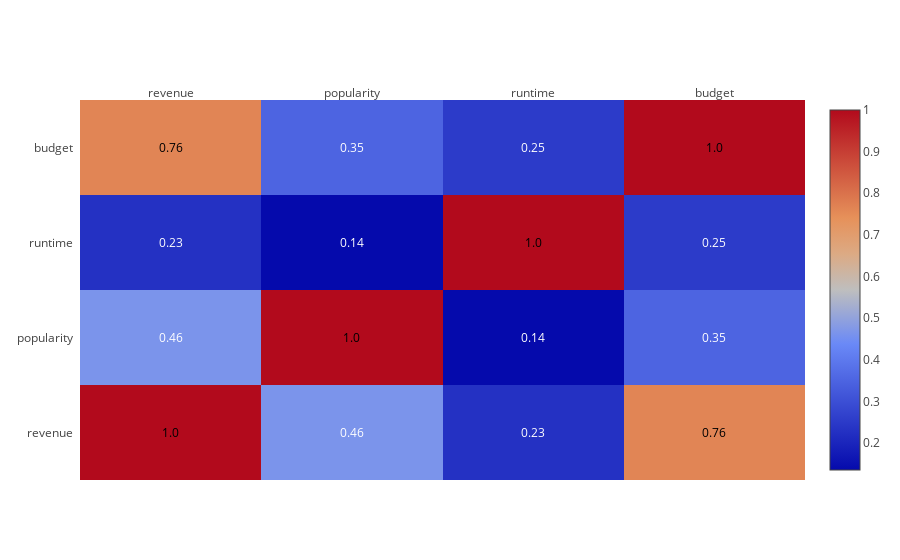

Here is the notebook cell this chart was saved with:
### Code cell
corrs = df[["revenue","popularity","runtime","budget"]].corr()
figure = ff.create_annotated_heatmap(
    z=corrs.values,
    x=list(corrs.columns),
    y=list(corrs.index),
    annotation_text=corrs.round(2).values,
    showscale=True)

iplot(figure)

### Figure 1 — Plotly figure (JSON) as saved in the notebook; plotly's stock layout.template omitted (floating-point values rounded to 4 significant figures)
{"data": [{"colorscale": "RdBu", "reversescale": false, "showscale": true, "type": "heatmap", "uid": "1b563874-4754-4bae-9761-e1d514979549", "x": ["revenue", "popularity", "runtime", "budget"], "y": ["revenue", "popularity", "runtime", "budget"], "z": [[1, 0.4644, 0.2276, 0.7633], [0.4644, 1, 0.1356, 0.3502], [0.2276, 0.1356, 1, 0.2528], [0.7633, 0.3502, 0.2528, 1]]}], "layout": {"annotations": [{"font": {"color": "#000000"}, "showarrow": false, "text": "1.0", "x": "revenue", "xref": "x", "y": "revenue", "yref": "y"}, {"font": {"color": "#FFFFFF"}, "showarrow": false, "text": "0.46", "x": "popularity", "xref": "x", "y": "revenue", "yref": "y"}, {"font": {"color": "#FFFFFF"}, "showarrow": false, "text": "0.23", "x": "runtime", "xref": "x", "y": "revenue", "yref": "y"}, {"font": {"color": "#000000"}, "showarrow": false, "text": "0.76", "x": "budget", "xref": "x", "y": "revenue", "yref": "y"}, {"font": {"color": "#FFFFFF"}, "showarrow": false, "text": "0.46", "x": "revenue", "xref": "x", "y": "popularity", "yref": "y"}, {"font": {"color": "#000000"}, "showarrow": false, "text": "1.0", "x": "popularity", "xref": "x", "y": "popularity", "yref": "y"}, {"font": {"color": "#FFFFFF"}, "showarrow": false, "text": "0.14", "x": "runtime", "xref": "x", "y": "popularity", "yref": "y"}, {"font": {"color": "#FFFFFF"}, "showarrow": false, "text": "0.35", "x": "budget", "xref": "x", "y": "popularity", "yref": "y"}, {"font": {"color": "#FFFFFF"}, "showarrow": false, "text": "0.23", "x": "revenue", "xref": "x", "y": "runtime", "yref": "y"}, {"font": {"color": "#FFFFFF"}, "showarrow": false, "text": "0.14", "x": "popularity", "xref": "x", "y": "runtime", "yref": "y"}, {"font": {"color": "#000000"}, "showarrow": false, "text": "1.0", "x": "runtime", "xref": "x", "y": "runtime", "yref": "y"}, {"font": {"color": "#FFFFFF"}, "showarrow": false, "text": "0.25", "x": "budget", "xref": "x", "y": "runtime", "yref": "y"}, {"font": {"color": "#000000"}, "showarrow": false, "text": "0.76", "x": "revenue", "xref": "x", "y": "budget", "yref": "y"}, {"font": {"color": "#FFFFFF"}, "showarrow": false, "text": "0.35", "x": "popularity", "xref": "x", "y": "budget", "yref": "y"}, {"font": {"color": "#FFFFFF"}, "showarrow": false, "text": "0.25", "x": "runtime", "xref": "x", "y": "budget", "yref": "y"}, {"font": {"color": "#000000"}, "showarrow": false, "text": "1.0", "x": "budget", "xref": "x", "y": "budget", "yref": "y"}], "xaxis": {"dtick": 1, "gridcolor": "rgb(0, 0, 0)", "side": "top", "ticks": ""}, "yaxis": {"dtick": 1, "ticks": "", "ticksuffix": "  "}}}
